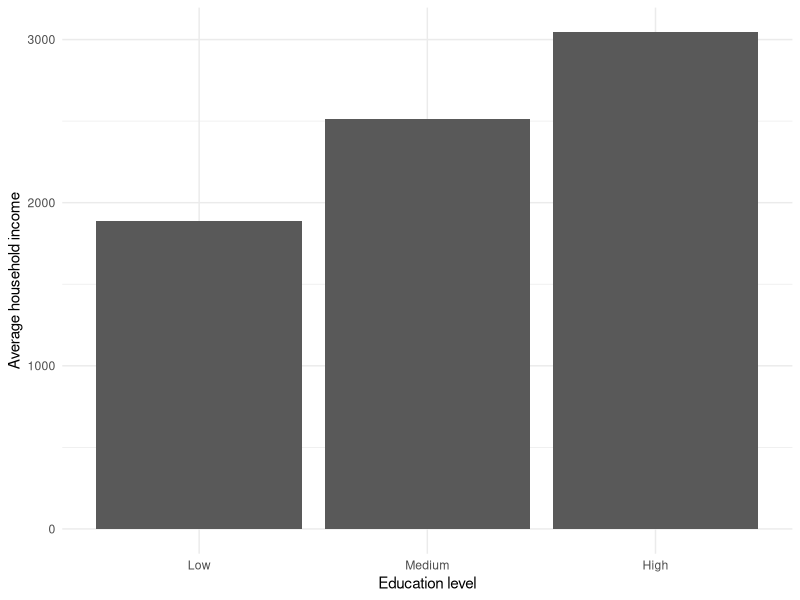
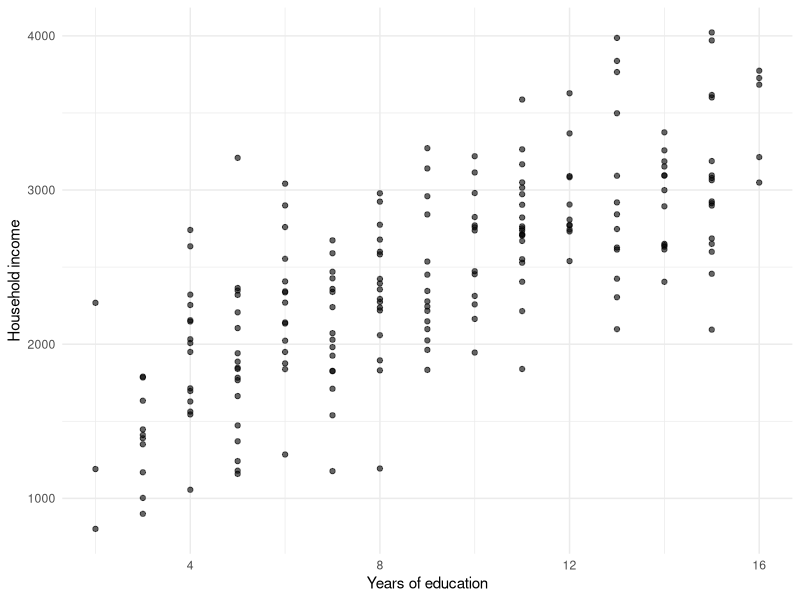
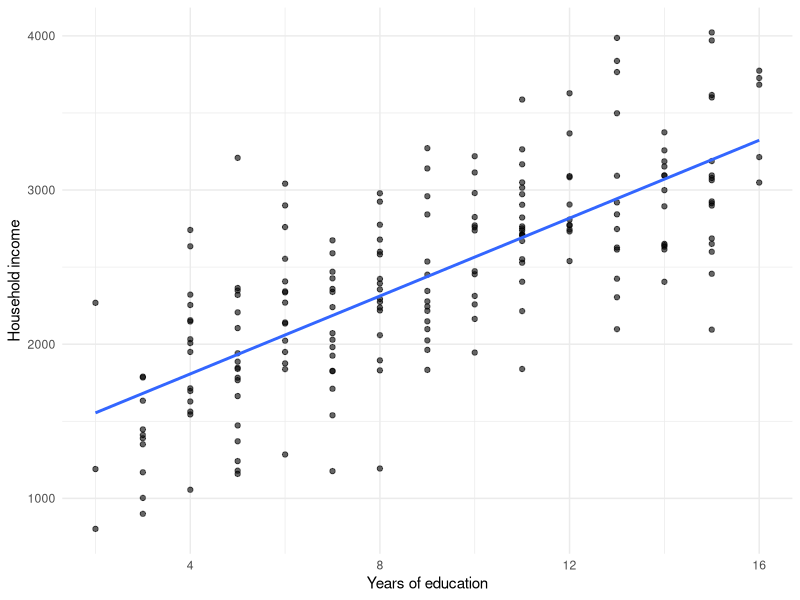
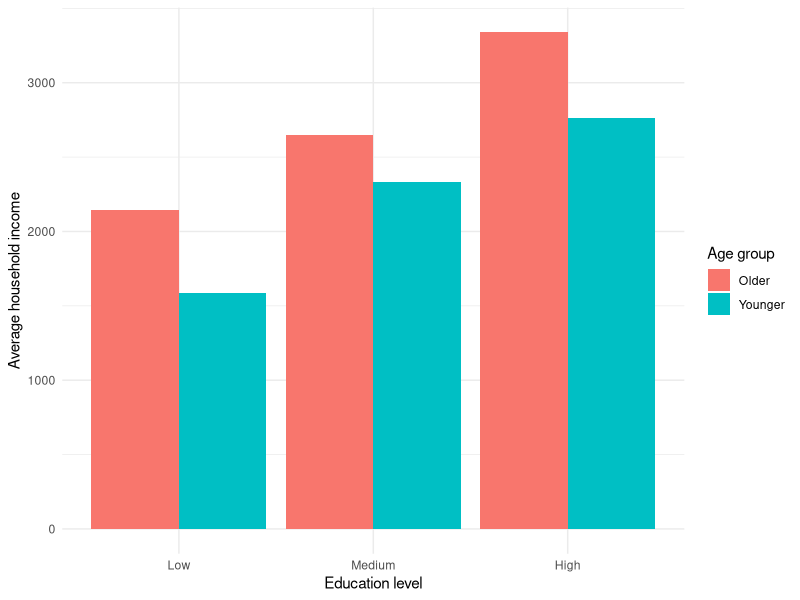
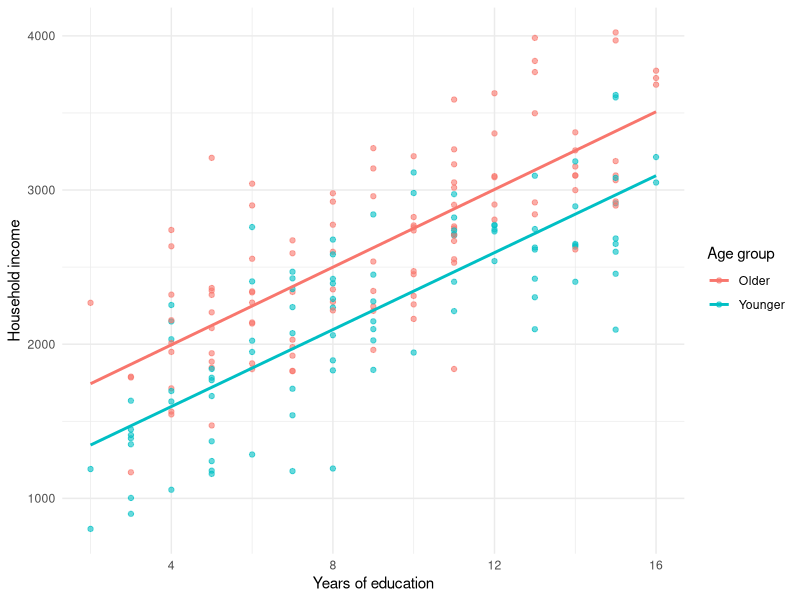
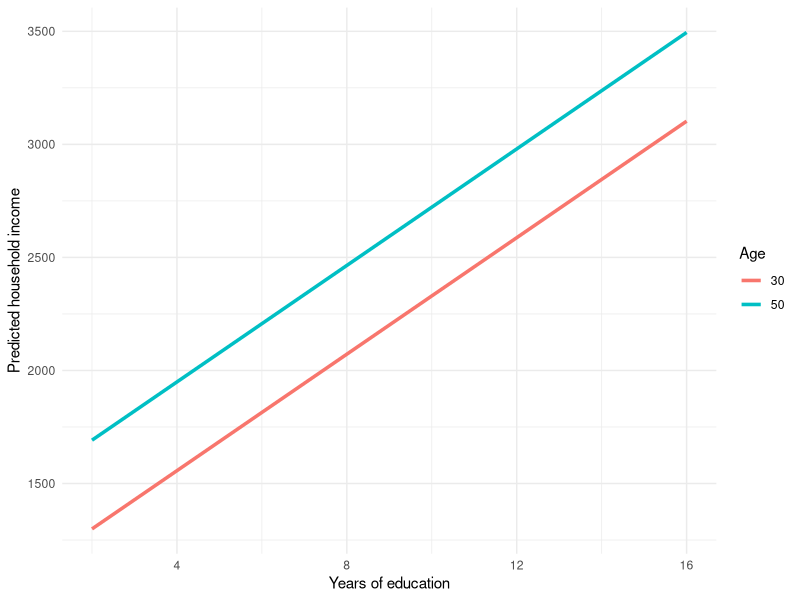
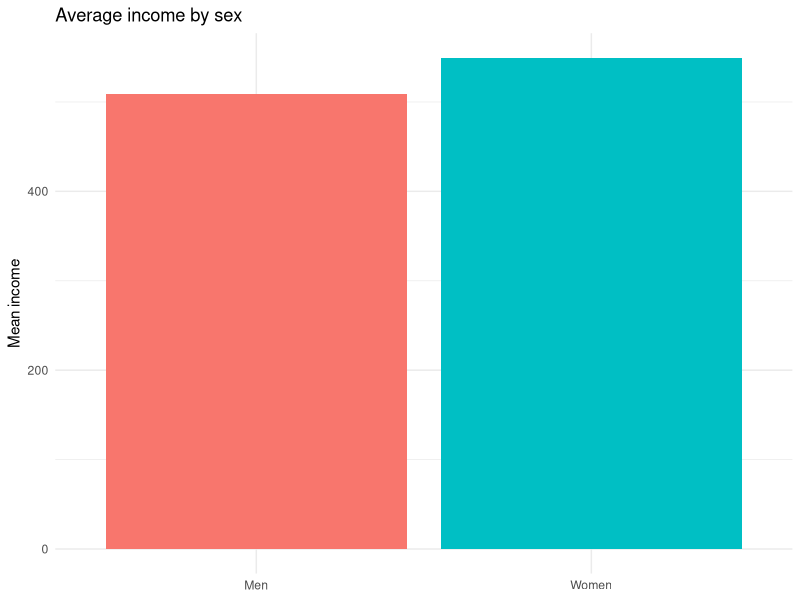
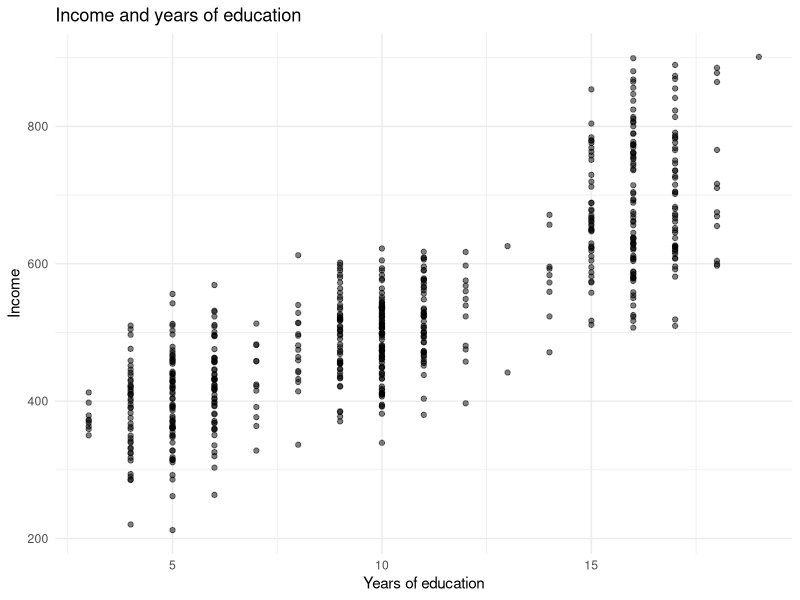

Source code (R) for these figures, in order:
## ---- chunk 1
library(tidyverse)
# All graphics will have this theme
theme_set(theme_minimal())
# We'll see why this is important later
set.seed(123)
## ---- chunk 2
n <- 200

data <- tibble(
  education = round(runif(n, 2, 16)),
  age = round(runif(n, 25, 60)),
  income = 500 +
           120 * education +
           20 * age +
           rnorm(n, 0, 400)
)
## ---- chunk 3
data %>%
  mutate(edu_group = cut(
    education,
    breaks = c(0, 6, 12, 20),
    labels = c("Low", "Medium", "High")
  )) %>%
  group_by(edu_group) %>%
  summarise(
    avg_income = mean(income),
    .groups = "drop"
  )
## ---- chunk 4
data %>%
  mutate(edu_group = cut(
    education,
    breaks = c(0, 6, 12, 20),
    labels = c("Low", "Medium", "High")
  )) %>%
  group_by(edu_group) %>%
  summarise(avg_income = mean(income)) %>%
  ggplot(aes(edu_group, avg_income)) +
  geom_col() +
  labs(
    x = "Education level",
    y = "Average household income"
  )
## ---- chunk 5
ggplot(data, aes(education, income)) +
  geom_point(alpha = 0.6) +
  labs(
    x = "Years of education",
    y = "Household income"
  )
## ---- chunk 6
ggplot(data, aes(education, income)) +
  geom_point(alpha = 0.6) +
  geom_smooth(method = "lm", se = FALSE) +
  labs(
    x = "Years of education",
    y = "Household income"
  )
## ---- chunk 7
data <- data %>%
  mutate(
    age_group = if_else(age < 40, "Younger", "Older"),
    edu_group = cut(
      education,
      breaks = c(0, 6, 12, 20),
      labels = c("Low", "Medium", "High")
    )
  )
## ---- chunk 8
data %>%
  group_by(edu_group, age_group) %>%
  summarise(
    avg_income = mean(income),
    .groups = "drop"
  ) %>%
  ggplot(aes(edu_group, avg_income, fill = age_group)) +
  geom_col(position = "dodge") +
  labs(
    x = "Education level",
    y = "Average household income",
    fill = "Age group"
  )
## ---- chunk 9
ggplot(data, aes(education, income, color = age_group)) +
  geom_point(alpha = 0.6) +
  geom_smooth(method = "lm", se = FALSE) +
  labs(
    x = "Years of education",
    y = "Household income",
    color = "Age group"
  )
## ---- chunk 10
model <- lm(income ~ education + age, data = data)
summary(model)
## ---- chunk 11
newdata <- expand.grid(
  education = seq(2, 16, 1),
  age = c(30, 50)
)

newdata$predicted_income <- predict(model, newdata)

ggplot(newdata, aes(education, predicted_income, color = factor(age))) +
  geom_line(linewidth = 1.2) +
  labs(
    x = "Years of education",
    y = "Predicted household income",
    color = "Age"
  )
## ---- chunk 12
n <- 600

data <- tibble(
  sex = sample(c("Men", "Women"), n, replace = TRUE),
  education_level = sample(
    c("None", "Secondary", "Tertiary"),
    n, replace = TRUE,
    prob = c(0.3, 0.4, 0.3)
  )
) %>%
  mutate(
    years_education = case_when(
      education_level == "None" ~ round(rnorm(n(), 5, 1)),
      education_level == "Secondary" ~ round(rnorm(n(), 10, 1)),
      education_level == "Tertiary" ~ round(rnorm(n(), 16, 1))
    ),
    age = round(rnorm(n(), mean = 40, sd = 10)),
    base_income = 300,
    education_effect = 20 * years_education,
    sex_education_bonus = if_else(
      sex == "Women" & years_education > 14,
      150,
      0
    ),
    income = base_income +
      education_effect +
      sex_education_bonus +
      rnorm(n(), 0, 60)
  )
## ---- chunk 13
data %>%
  group_by(sex) %>%
  summarise(mean_income = mean(income), .groups = "drop") %>%
  ggplot(aes(sex, mean_income, fill = sex)) +
  geom_col() +
  labs(
    title = "Average income by sex",
    y = "Mean income",
    x = NULL
  ) +
  theme_minimal() +
  theme(legend.position = "none")
## ---- chunk 14
ggplot(data, aes(years_education, income)) +
  geom_point(alpha = 0.5) +
  labs(
    title = "Income and years of education",
    x = "Years of education",
    y = "Income"
  ) +
  theme_minimal()
## ---- chunk 15
ggplot(data, aes(years_education, income, color = age)) +
  geom_point(alpha = 0.6) +
  labs(
    title = "Income, education and age",
    x = "Years of education",
    y = "Income",
    color = "Age"
  ) +
  theme_minimal()
## ---- chunk 16
ggplot(data, aes(years_education, income, color = sex)) +
  geom_point(alpha = 0.4) +
  geom_smooth(method = "lm", se = FALSE) +
  labs(
    title = "Income–education relationship by sex",
    x = "Years of education",
    y = "Income",
    color = "Sex"
  ) +
  theme_minimal()
## ---- chunk 17
model <- lm(income ~ years_education * sex + age, data = data)
summary(model)
